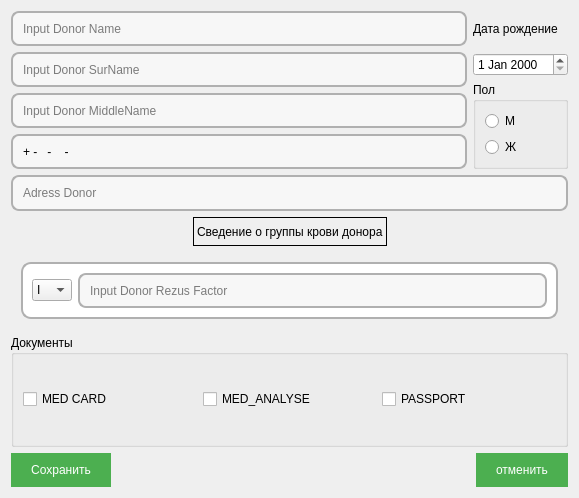
<?xml version="1.0" encoding="UTF-8"?>
<ui version="4.0">
 <class>AddDonorForm</class>
 <widget class="QWidget" name="AddDonorForm">
  <property name="geometry">
   <rect>
    <x>0</x>
    <y>0</y>
    <width>579</width>
    <height>498</height>
   </rect>
  </property>
  <property name="windowTitle">
   <string>Sign Up Donor</string>
  </property>
  <layout class="QVBoxLayout" name="verticalLayout_6">
   <item>
    <layout class="QHBoxLayout" name="horizontalLayout">
     <item>
      <layout class="QVBoxLayout" name="verticalLayout">
       <item>
        <widget class="QLineEdit" name="nameEdit">
         <property name="minimumSize">
          <size>
           <width>0</width>
           <height>30</height>
          </size>
         </property>
         <property name="maximumSize">
          <size>
           <width>16777215</width>
           <height>35</height>
          </size>
         </property>
         <property name="styleSheet">
          <string notr="true">QLineEdit {
    background-color: #f7f7f7;
    border: 2px solid #b0b0b0;
    border-radius: 8px;
    padding: 8px;
    selection-background-color: #d9d9d9;
}

QLineEdit:focus {
    border: 2px solid #5c9ded;
    background-color: #ffffff;
}

QLineEdit::placeholder {
    color: #808080;
}

QLineEdit:hover {
    border: 2px solid #d0d0d0;
}
</string>
         </property>
         <property name="placeholderText">
          <string>Input Donor Name</string>
         </property>
        </widget>
       </item>
       <item>
        <widget class="QLineEdit" name="surNameEdit">
         <property name="minimumSize">
          <size>
           <width>0</width>
           <height>30</height>
          </size>
         </property>
         <property name="maximumSize">
          <size>
           <width>16777215</width>
           <height>35</height>
          </size>
         </property>
         <property name="styleSheet">
          <string notr="true">QLineEdit {
    background-color: #f7f7f7;
    border: 2px solid #b0b0b0;
    border-radius: 8px;
    padding: 8px;
    selection-background-color: #d9d9d9;
}

QLineEdit:focus {
    border: 2px solid #5c9ded;
    background-color: #ffffff;
}

QLineEdit::placeholder {
    color: #808080;
}

QLineEdit:hover {
    border: 2px solid #d0d0d0;
}
</string>
         </property>
         <property name="text">
          <string/>
         </property>
         <property name="placeholderText">
          <string>Input Donor SurName</string>
         </property>
        </widget>
       </item>
       <item>
        <widget class="QLineEdit" name="middleNameEdit">
         <property name="minimumSize">
          <size>
           <width>0</width>
           <height>30</height>
          </size>
         </property>
         <property name="maximumSize">
          <size>
           <width>16777215</width>
           <height>35</height>
          </size>
         </property>
         <property name="styleSheet">
          <string notr="true">QLineEdit {
    background-color: #f7f7f7;
    border: 2px solid #b0b0b0;
    border-radius: 8px;
    padding: 8px;
    selection-background-color: #d9d9d9;
}

QLineEdit:focus {
    border: 2px solid #5c9ded;
    background-color: #ffffff;
}

QLineEdit::placeholder {
    color: #808080;
}

QLineEdit:hover {
    border: 2px solid #d0d0d0;
}
</string>
         </property>
         <property name="placeholderText">
          <string>Input Donor MiddleName</string>
         </property>
        </widget>
       </item>
       <item>
        <widget class="QLineEdit" name="phoneEdit">
         <property name="minimumSize">
          <size>
           <width>0</width>
           <height>30</height>
          </size>
         </property>
         <property name="maximumSize">
          <size>
           <width>16777215</width>
           <height>35</height>
          </size>
         </property>
         <property name="styleSheet">
          <string notr="true">QLineEdit {
    background-color: #f7f7f7;
    border: 2px solid #b0b0b0;
    border-radius: 8px;
    padding: 8px;
    selection-background-color: #d9d9d9;
}

QLineEdit:focus {
    border: 2px solid #5c9ded;
    background-color: #ffffff;
}

QLineEdit::placeholder {
    color: #808080;
}

QLineEdit:hover {
    border: 2px solid #d0d0d0;
}
</string>
         </property>
         <property name="inputMask">
          <string>+9\-999\-9999\-999</string>
         </property>
         <property name="placeholderText">
          <string>Input Donor Phone</string>
         </property>
        </widget>
       </item>
      </layout>
     </item>
     <item>
      <layout class="QVBoxLayout" name="verticalLayout_4">
       <item>
        <layout class="QVBoxLayout" name="verticalLayout_2">
         <item>
          <widget class="QLabel" name="label">
           <property name="text">
            <string>Дата рождение</string>
           </property>
          </widget>
         </item>
         <item>
          <widget class="QDateEdit" name="dateEdit"/>
         </item>
        </layout>
       </item>
       <item>
        <widget class="QGroupBox" name="groupBox">
         <property name="title">
          <string>Пол</string>
         </property>
         <layout class="QVBoxLayout" name="verticalLayout_3">
          <item>
           <widget class="QRadioButton" name="maleRadioBtn">
            <property name="text">
             <string>М</string>
            </property>
           </widget>
          </item>
          <item>
           <widget class="QRadioButton" name="fmlRadioBtn">
            <property name="text">
             <string>Ж</string>
            </property>
           </widget>
          </item>
         </layout>
        </widget>
       </item>
      </layout>
     </item>
    </layout>
   </item>
   <item>
    <widget class="QLineEdit" name="adressEdit">
     <property name="styleSheet">
      <string notr="true">QLineEdit {
    background-color: #f7f7f7;
    border: 2px solid #b0b0b0;
    border-radius: 8px;
    padding: 8px;
    selection-background-color: #d9d9d9;
}

QLineEdit:focus {
    border: 2px solid #5c9ded;
    background-color: #ffffff;
}

QLineEdit::placeholder {
    color: #808080;
}

QLineEdit:hover {
    border: 2px solid #d0d0d0;
}
</string>
     </property>
     <property name="placeholderText">
      <string>Adress Donor</string>
     </property>
    </widget>
   </item>
   <item>
    <layout class="QVBoxLayout" name="verticalLayout_5">
     <item>
      <layout class="QHBoxLayout" name="horizontalLayout_3">
       <item>
        <spacer name="horizontalSpacer">
         <property name="orientation">
          <enum>Qt::Horizontal</enum>
         </property>
         <property name="sizeHint" stdset="0">
          <size>
           <width>40</width>
           <height>20</height>
          </size>
         </property>
        </spacer>
       </item>
       <item>
        <widget class="QLabel" name="label_2">
         <property name="frameShape">
          <enum>QFrame::Panel</enum>
         </property>
         <property name="text">
          <string>Сведение о группы крови донора</string>
         </property>
        </widget>
       </item>
       <item>
        <spacer name="horizontalSpacer_2">
         <property name="orientation">
          <enum>Qt::Horizontal</enum>
         </property>
         <property name="sizeHint" stdset="0">
          <size>
           <width>40</width>
           <height>20</height>
          </size>
         </property>
        </spacer>
       </item>
      </layout>
     </item>
     <item>
      <widget class="QFrame" name="frame">
       <property name="styleSheet">
        <string notr="true">QFrame {
    background-color: #ffffff;
    border: 2px solid #b0b0b0;
    border-radius: 10px;
    margin: 10px;
}

QFrame:hover {
    border: 2px solid #d0d0d0;
}

QFrame#specialFrame {
    background-color: #f7f7f7;
    border: 3px solid #5c9ded;
}
</string>
       </property>
       <property name="frameShape">
        <enum>QFrame::StyledPanel</enum>
       </property>
       <property name="frameShadow">
        <enum>QFrame::Raised</enum>
       </property>
       <layout class="QHBoxLayout" name="horizontalLayout_2">
        <item>
         <widget class="QComboBox" name="groupComboBox">
          <item>
           <property name="text">
            <string>I</string>
           </property>
          </item>
          <item>
           <property name="text">
            <string>II</string>
           </property>
          </item>
          <item>
           <property name="text">
            <string>III</string>
           </property>
          </item>
          <item>
           <property name="text">
            <string>IV</string>
           </property>
          </item>
         </widget>
        </item>
        <item>
         <widget class="QLineEdit" name="rezusEdit">
          <property name="minimumSize">
           <size>
            <width>0</width>
            <height>30</height>
           </size>
          </property>
          <property name="maximumSize">
           <size>
            <width>16777215</width>
            <height>35</height>
           </size>
          </property>
          <property name="styleSheet">
           <string notr="true">QLineEdit {
    background-color: #f7f7f7;
    border: 2px solid #b0b0b0;
    border-radius: 8px;
    padding: 8px;
    selection-background-color: #d9d9d9;
}

QLineEdit:focus {
    border: 2px solid #5c9ded;
    background-color: #ffffff;
}

QLineEdit::placeholder {
    color: #808080;
}

QLineEdit:hover {
    border: 2px solid #d0d0d0;
}
</string>
          </property>
          <property name="inputMask">
           <string/>
          </property>
          <property name="placeholderText">
           <string>Input Donor Rezus Factor</string>
          </property>
         </widget>
        </item>
       </layout>
      </widget>
     </item>
    </layout>
   </item>
   <item>
    <widget class="QGroupBox" name="groupBox_2">
     <property name="title">
      <string>Документы</string>
     </property>
     <layout class="QHBoxLayout" name="horizontalLayout_4">
      <item>
       <widget class="QCheckBox" name="medCarCheck">
        <property name="text">
         <string>MED CARD</string>
        </property>
       </widget>
      </item>
      <item>
       <widget class="QCheckBox" name="medAnalyseCheck">
        <property name="text">
         <string>MED_ANALYSE</string>
        </property>
       </widget>
      </item>
      <item>
       <widget class="QCheckBox" name="PassportCheck">
        <property name="text">
         <string>PASSPORT</string>
        </property>
       </widget>
      </item>
     </layout>
    </widget>
   </item>
   <item>
    <layout class="QHBoxLayout" name="horizontalLayout_5">
     <item>
      <widget class="QPushButton" name="saveBtn">
       <property name="styleSheet">
        <string notr="true">QPushButton {
    background-color: #4CAF50; /* Green background color */
    border: none; /* No border */
    color: white; /* White text color */
    padding: 10px 20px; /* Padding around text */
    border-radius: 20px; /* Rounded corners */
}

QPushButton:hover {
    background-color: #45a049; /* Darker green on hover */
}

QPushButton:pressed {
    background-color: #3e8e41; /* Even darker green when pressed */
}
</string>
       </property>
       <property name="text">
        <string>Сохранить</string>
       </property>
      </widget>
     </item>
     <item>
      <spacer name="horizontalSpacer_3">
       <property name="orientation">
        <enum>Qt::Horizontal</enum>
       </property>
       <property name="sizeHint" stdset="0">
        <size>
         <width>40</width>
         <height>20</height>
        </size>
       </property>
      </spacer>
     </item>
     <item>
      <widget class="QPushButton" name="cancelBtn">
       <property name="styleSheet">
        <string notr="true">QPushButton {
    background-color: #4CAF50; /* Green background color */
    border: none; /* No border */
    color: white; /* White text color */
    padding: 10px 20px; /* Padding around text */
    border-radius: 20px; /* Rounded corners */
}

QPushButton:hover {
    background-color: #45a049; /* Darker green on hover */
}

QPushButton:pressed {
    background-color: #3e8e41; /* Even darker green when pressed */
}
</string>
       </property>
       <property name="text">
        <string>отменить</string>
       </property>
      </widget>
     </item>
    </layout>
   </item>
  </layout>
 </widget>
 <resources/>
 <connections/>
</ui>
